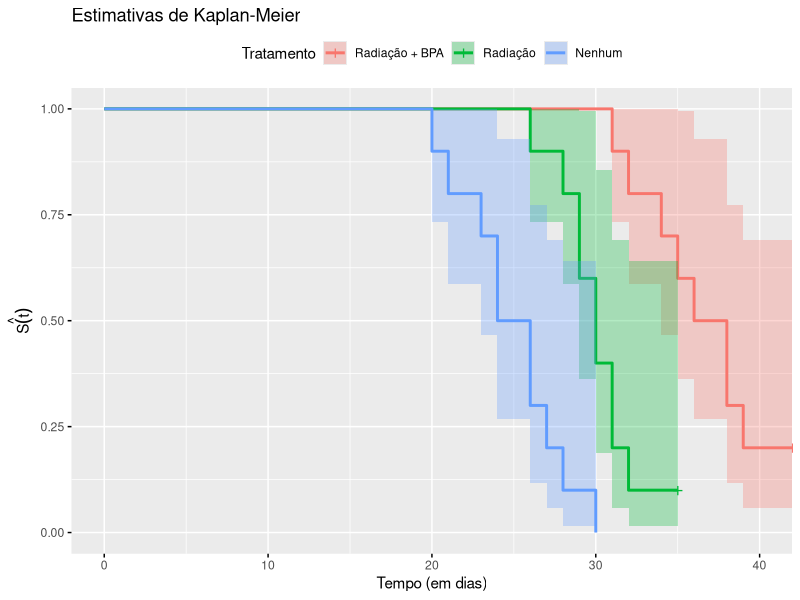
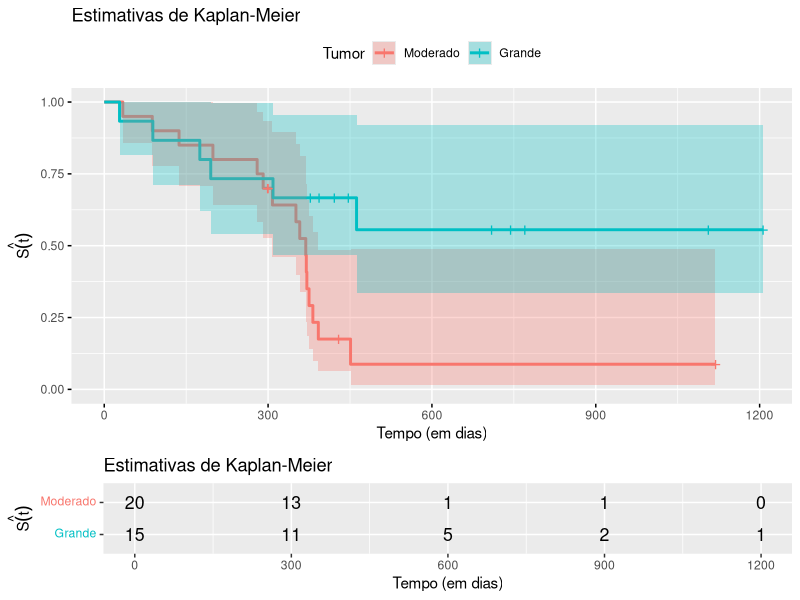

Generate these figures, in order, with R: (Note: this script raises an error after producing the figures.)
# Lista 3 - MAE0514

# local de trabalho 
setwd("~/Área de Trabalho/Lista 4")

# Pacotes
library(ggplot2)
library(survival)
library(survminer)
library(KMsurv)


# Exercício 2

data <- data.frame(trat = c(rep("Sem_trat",10),rep("Radicao",10),
                            rep("Radiacao_BPA",10)),
                   delta = c(rep(1,19),0,rep(1,8),0,0),
                   tempo = c(20,21,23,24,24,26,26,27,28,30,26,28,29,29,30,
                             30,31,31,32,35,31,32,34,35,36,38,38,39,42,42))


# item a

KM2 <- survfit(Surv(tempo, delta)~trat,data = data)

# Grafico Kaplan-Meier
ggsurvplot(KM2, data = data,conf.int = T,legend.title = "Tratamento",
           legend.labs = c("Radiação + BPA", "Radiação","Nenhum"),
           ggtheme=theme_gray()) + 
  labs(x="Tempo (em dias)",
       y=expression(hat(S(t))),
       title = "Estimativas de Kaplan-Meier") 

# teste log-rank
knitr::kable(surv_pvalue(KM2, method = c("1"),data=data)[,1:3])

# item b

data$Z1 <- sapply(data$trat,
                  function(x){
                    if (x == 'Radicao') x = '1'
                    else x = '0'
                  })
data$Z1 <- as.factor(data$Z1)

data$Z2 <- sapply(data$trat,
                  function(x){
                    if (x == 'Radiacao_BPA') x = '1'
                    else x = '0'
                  })
data$Z2 <- as.factor(data$Z2)

attach(data)

# Efron
fit <- coxph(Surv(tempo,delta)~Z1+Z2,ties = "efron",data=data)
summary(fit)

# Breslow
fit2 <- coxph(Surv(tempo,delta)~Z1+Z2,ties = "breslow")
summary(fit2)

# cox/exato
fit3 <- coxph(Surv(tempo,delta)~Z1+Z2,ties = "exact")
summary(fit3)

# item e
l <- -2*logLik(coxph(Surv(tempo,delta)~Z2,ties = "breslow"))+2*logLik(fit2)

1-pchisq(l,1) # p-valor
detach(data)

# Exercicio 3

data3 <- data.frame(Tumor = c(rep("grande",15),rep("moderado",20)),
                    delta = c(rep(1,5),rep(0,4),1,rep(0,5),
                              rep(1,6),0,0,rep(1,9),0,1,0),
                    Tempo = c(28,89,175,195,309,377,393,421,447,462,709,744,770,
                              1106,1206,34,88,137,199,280,291,299,300,308,351,358,
                              369,370,371,375,382,392,429,451,1119))

# item a
# dummy tumor
data3$Tumor <- ifelse(data3$Tumor=="grande",1,0)

# Exercicio 4

# item a

KM4 <- survfit(Surv(Tempo, delta)~Tumor,data = data3)

# Grafico Kaplan-Meier
ggsurvplot(KM4, data = data3,conf.int = T,legend.title = "Tumor",risk.table = T,
           legend.labs = c("Moderado", "Grande"),
           ggtheme=theme_gray()) + 
  labs(x="Tempo (em dias)",
       y=expression(hat(S(t))),
       title = "Estimativas de Kaplan-Meier") 

# item b

# teste Log-rank
knitr::kable(surv_pvalue(KM4, method = c("1"))[,1:3],digits = 3)

# teste Familia Fleming-Harrington
knitr::kable(surv_pvalue(KM4, method = c("FH_p=1_q=1"))[,1:3])

# item c

fit3 <- coxph(Surv(Tempo, delta)~Tumor,data = data3)
summary(fit3)

# Exercicio 5

data5 <- read.csv('Lista2_Hodgkins.csv',sep=';',dec=',')

data5$id <- NULL

# item a
fit5 <- coxph(Surv(survivaltime,dead)~sex+stage+factor(hist),
              data = data5, ties="breslow")
summary(fit5)

# martingal
plot(data5$age,resid(fit5), xlab='Idade', 
     ylab='Residuo martingal', pch=16, col="steelblue3" )
smooth <- lowess(data5$age,resid(fit5),iter=0)
lines(smooth)

# item b

fit6 <- coxph(Surv(survivaltime,dead)~age+sex+stage+factor(hist),
              data = data5, ties="breslow")
summary(fit6)

# item c

fit7 <- coxph(Surv(survivaltime,dead)~age+stage,data = data5, ties="breslow")
knitr::kable(anova(fit6, test="Chisq"),digits = 3)

summary(fit7)

# item d

## Cox-Snell residual
coxsnell <- fit6$residuals*data5$dead
x <- coxsnell[coxsnell!=0]
data5 <- data.frame(data5,x)

Surv_Aa <- survfit(coxph(Surv(x, dead)~1,data = data5))

plot(Surv_Aa$surv,x, col="dark red", pch=16, main="Resíduos Cox-Senell", 
     xlab="Resíduos de Cox-Snell", ylab=expression(hat(A)(r[es])),
     cex=0.8,ylim=c(-0.5,1) )
abline(0,1,lty=2)

# item e

plot(fit7$linear.predictors,resid(fit7,type='deviance'),
     xlab='Preditores lineares', ylab='Residuo deviance',
     pch=16, col="royalblue3")


# item f

scho <- cox.zph(fit6,transform='identity')
par(mfrow=c(2,3))
plot(scho) 

# tabela
knitr::kable(scho$table,digits = 3)



